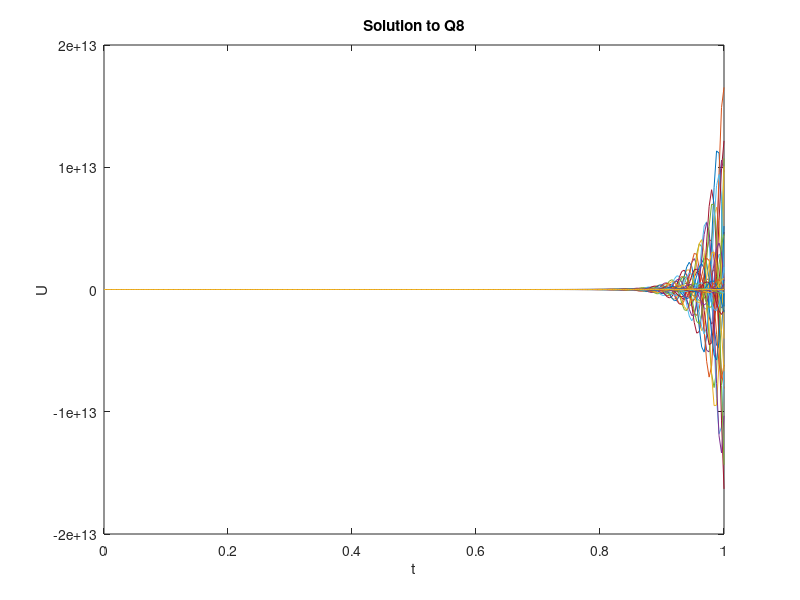

MATLAB code for this plot:
%solution for q8
%defining parameters
h=1/100;
r=0.4;
c=1;
k=r*h/c;
x=0:h:1;
t=0:k:1;
Nx=floor(1/h);
Nt=floor(1/k);
U=zeros(Nx+1, Nt+1);
%initial conditions
for i=1:Nx+1
    U(i,1)=sin(pi*x(i));
end
for j=1:Nt+1
    U(1,j)=0;
    U(Nx+1,j)=0;
end
%solving
for i=2:Nx
    U(i,2)=(1/2)*((r^2)*U(i+1,1)+2*(1-r^2)*U(i,1)+r*r*U(i-1,1));
end
for i=2:Nx
    for j=3:Nt
        U(i,j+1)=(r^2)*U(i+1,j)+2*(1-r*r)*U(i,j)+r*r*U(i-1,j)-U(i,j-1);
    end
end
plot(t,U); 
xlabel('t');
ylabel('U');
title('Solution to Q8');

            